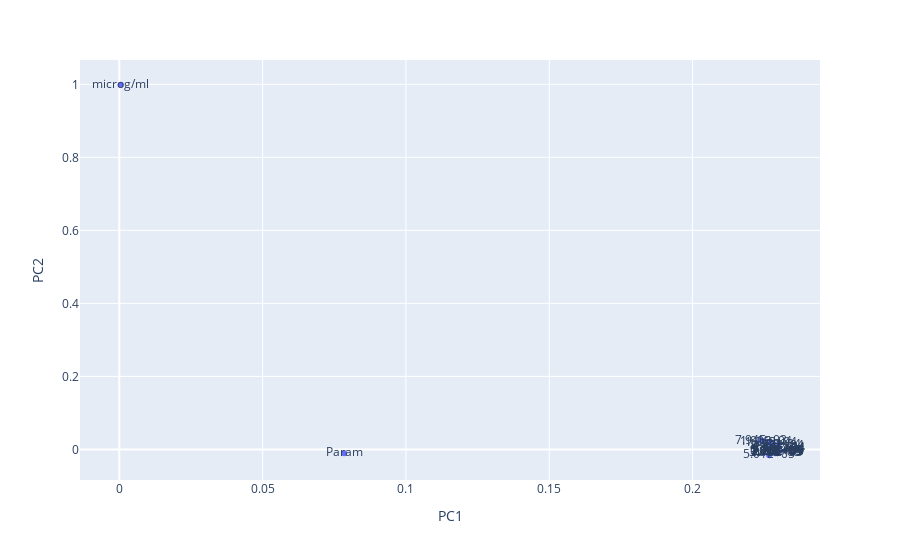

Write notebook code for a chart like this one.
### Code cell
# 5. Loadings Plot

loadings_label = df_loadings.index
# loadings_label = df_loadings.index.str.strip(' (cm)')

fig = px.scatter(df_loadings, x='PC1', y='PC2', text=loadings_label)
fig.show()

### Figure 1 — Plotly figure (JSON) as saved in the notebook; plotly's stock layout.template omitted (floating-point values rounded to 4 significant figures)
{"data": [{"hovertemplate": "PC1=%{x}<br>PC2=%{y}<br>index=%{text}<extra></extra>", "legendgroup": "", "marker": {"color": "#636efa", "symbol": "circle"}, "mode": "markers+text", "name": "", "orientation": "v", "showlegend": false, "text": ["Param", "microg/ml", "5.01E+05", "3.98E+05", "3.16E+05", "2.51E+05", "2.00E+05", "1.58E+05", "1.26E+05", "1.00E+05", "7.94E+04", "6.31E+04", "5.01E+04", "3.98E+04", "3.16E+04", "2.51E+04", "2.00E+04", "1.58E+04", "1.26E+04", "1.00E+04", "7.94E+03"], "type": "scatter", "x": [0.07844, 0.0005147, 0.2267, 0.2289, 0.2295, 0.2298, 0.2298, 0.2297, 0.2294, 0.2292, 0.229, 0.229, 0.2293, 0.2297, 0.2301, 0.2302, 0.2298, 0.2287, 0.2272, 0.2256, 0.2239], "xaxis": "x", "y": [-0.01062, 0.9988, -0.01599, -0.0105, -0.008578, -0.007748, -0.007423, -0.006847, -0.007101, -0.006716, -0.006042, -0.004769, -0.003759, -0.001458, 0.001197, 0.004736, 0.00876, 0.01274, 0.01688, 0.02081, 0.02408], "yaxis": "y"}], "layout": {"legend": {"tracegroupgap": 0}, "margin": {"t": 60}, "xaxis": {"anchor": "y", "domain": [0, 1], "title": {"text": "PC1"}}, "yaxis": {"anchor": "x", "domain": [0, 1], "title": {"text": "PC2"}}}}
